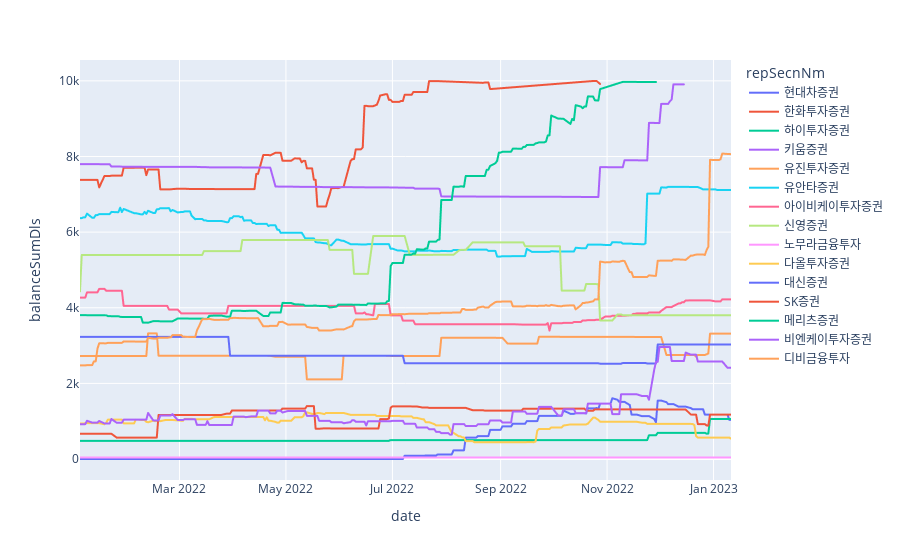

Notebook code cell kept with this figure:
### Code cell
fig = px.line(dls_data[dls_data.balanceSumDls < 10000], x='date', y='balanceSumDls', color='repSecnNm', markers=False)
fig.show()

### Figure 1 — Plotly figure (JSON) as saved in the notebook; plotly's stock layout.template omitted (floating-point values rounded to 4 significant figures; data arrays with more than 128 entries replaced by an {"elided": "..."} marker saying what was removed)
{"data": [{"hovertemplate": "repSecnNm=현대차증권<br>date=%{x}<br>balanceSumDls=%{y}<extra></extra>", "legendgroup": "현대차증권", "line": {"color": "#636efa", "dash": "solid"}, "marker": {"symbol": "circle"}, "mode": "lines", "name": "현대차증권", "showlegend": true, "type": "scattergl", "x": {"elided": "255 str values"}, "xaxis": "x", "y": {"elided": "255 int values"}, "yaxis": "y"}, {"hovertemplate": "repSecnNm=한화투자증권<br>date=%{x}<br>balanceSumDls=%{y}<extra></extra>", "legendgroup": "한화투자증권", "line": {"color": "#EF553B", "dash": "solid"}, "marker": {"symbol": "circle"}, "mode": "lines", "name": "한화투자증권", "showlegend": true, "type": "scattergl", "x": {"elided": "149 str values"}, "xaxis": "x", "y": {"elided": "149 int values"}, "yaxis": "y"}, {"hovertemplate": "repSecnNm=하이투자증권<br>date=%{x}<br>balanceSumDls=%{y}<extra></extra>", "legendgroup": "하이투자증권", "line": {"color": "#00cc96", "dash": "solid"}, "marker": {"symbol": "circle"}, "mode": "lines", "name": "하이투자증권", "showlegend": true, "type": "scattergl", "x": {"elided": "255 str values"}, "xaxis": "x", "y": {"elided": "255 int values"}, "yaxis": "y"}, {"hovertemplate": "repSecnNm=키움증권<br>date=%{x}<br>balanceSumDls=%{y}<extra></extra>", "legendgroup": "키움증권", "line": {"color": "#ab63fa", "dash": "solid"}, "marker": {"symbol": "circle"}, "mode": "lines", "name": "키움증권", "showlegend": true, "type": "scattergl", "x": {"elided": "236 str values"}, "xaxis": "x", "y": {"elided": "236 int values"}, "yaxis": "y"}, {"hovertemplate": "repSecnNm=유진투자증권<br>date=%{x}<br>balanceSumDls=%{y}<extra></extra>", "legendgroup": "유진투자증권", "line": {"color": "#FFA15A", "dash": "solid"}, "marker": {"symbol": "circle"}, "mode": "lines", "name": "유진투자증권", "showlegend": true, "type": "scattergl", "x": {"elided": "255 str values"}, "xaxis": "x", "y": {"elided": "255 int values"}, "yaxis": "y"}, {"hovertemplate": "repSecnNm=유안타증권<br>date=%{x}<br>balanceSumDls=%{y}<extra></extra>", "legendgroup": "유안타증권", "line": {"color": "#19d3f3", "dash": "solid"}, "marker": {"symbol": "circle"}, "mode": "lines", "name": "유안타증권", "showlegend": true, "type": "scattergl", "x": {"elided": "255 str values"}, "xaxis": "x", "y": {"elided": "255 int values"}, "yaxis": "y"}, {"hovertemplate": "repSecnNm=아이비케이투자증권<br>date=%{x}<br>balanceSumDls=%{y}<extra></extra>", "legendgroup": "아이비케이투자증권", "line": {"color": "#FF6692", "dash": "solid"}, "marker": {"symbol": "circle"}, "mode": "lines", "name": "아이비케이투자증권", "showlegend": true, "type": "scattergl", "x": {"elided": "255 str values"}, "xaxis": "x", "y": {"elided": "255 int values"}, "yaxis": "y"}, {"hovertemplate": "repSecnNm=신영증권<br>date=%{x}<br>balanceSumDls=%{y}<extra></extra>", "legendgroup": "신영증권", "line": {"color": "#B6E880", "dash": "solid"}, "marker": {"symbol": "circle"}, "mode": "lines", "name": "신영증권", "showlegend": true, "type": "scattergl", "x": {"elided": "255 str values"}, "xaxis": "x", "y": {"elided": "255 int values"}, "yaxis": "y"}, {"hovertemplate": "repSecnNm=노무라금융투자<br>date=%{x}<br>balanceSumDls=%{y}<extra></extra>", "legendgroup": "노무라금융투자", "line": {"color": "#FF97FF", "dash": "solid"}, "marker": {"symbol": "circle"}, "mode": "lines", "name": "노무라금융투자", "showlegend": true, "type": "scattergl", "x": {"elided": "255 str values"}, "xaxis": "x", "y": {"elided": "255 int values"}, "yaxis": "y"}, {"hovertemplate": "repSecnNm=다올투자증권<br>date=%{x}<br>balanceSumDls=%{y}<extra></extra>", "legendgroup": "다올투자증권", "line": {"color": "#FECB52", "dash": "solid"}, "marker": {"symbol": "circle"}, "mode": "lines", "name": "다올투자증권", "showlegend": true, "type": "scattergl", "x": {"elided": "255 str values"}, "xaxis": "x", "y": {"elided": "255 int values"}, "yaxis": "y"}, {"hovertemplate": "repSecnNm=대신증권<br>date=%{x}<br>balanceSumDls=%{y}<extra></extra>", "legendgroup": "대신증권", "line": {"color": "#636efa", "dash": "solid"}, "marker": {"symbol": "circle"}, "mode": "lines", "name": "대신증권", "showlegend": true, "type": "scattergl", "x": {"elided": "255 str values"}, "xaxis": "x", "y": {"elided": "255 int values"}, "yaxis": "y"}, {"hovertemplate": "repSecnNm=SK증권<br>date=%{x}<br>balanceSumDls=%{y}<extra></extra>", "legendgroup": "SK증권", "line": {"color": "#EF553B", "dash": "solid"}, "marker": {"symbol": "circle"}, "mode": "lines", "name": "SK증권", "showlegend": true, "type": "scattergl", "x": {"elided": "255 str values"}, "xaxis": "x", "y": {"elided": "255 int values"}, "yaxis": "y"}, {"hovertemplate": "repSecnNm=메리츠증권<br>date=%{x}<br>balanceSumDls=%{y}<extra></extra>", "legendgroup": "메리츠증권", "line": {"color": "#00cc96", "dash": "solid"}, "marker": {"symbol": "circle"}, "mode": "lines", "name": "메리츠증권", "showlegend": true, "type": "scattergl", "x": {"elided": "204 str values"}, "xaxis": "x", "y": {"elided": "204 int values"}, "yaxis": "y"}, {"hovertemplate": "repSecnNm=비엔케이투자증권<br>date=%{x}<br>balanceSumDls=%{y}<extra></extra>", "legendgroup": "비엔케이투자증권", "line": {"color": "#ab63fa", "dash": "solid"}, "marker": {"symbol": "circle"}, "mode": "lines", "name": "비엔케이투자증권", "showlegend": true, "type": "scattergl", "x": {"elided": "255 str values"}, "xaxis": "x", "y": {"elided": "255 int values"}, "yaxis": "y"}, {"hovertemplate": "repSecnNm=디비금융투자<br>date=%{x}<br>balanceSumDls=%{y}<extra></extra>", "legendgroup": "디비금융투자", "line": {"color": "#FFA15A", "dash": "solid"}, "marker": {"symbol": "circle"}, "mode": "lines", "name": "디비금융투자", "showlegend": true, "type": "scattergl", "x": {"elided": "255 str values"}, "xaxis": "x", "y": {"elided": "255 int values"}, "yaxis": "y"}], "layout": {"legend": {"title": {"text": "repSecnNm"}, "tracegroupgap": 0}, "margin": {"t": 60}, "xaxis": {"anchor": "y", "domain": [0, 1], "title": {"text": "date"}}, "yaxis": {"anchor": "x", "domain": [0, 1], "title": {"text": "balanceSumDls"}}}}
